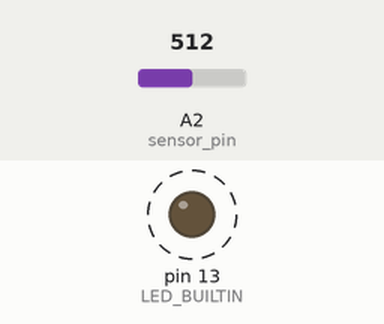
Bench run of a sketch on a simulated Arduino Uno, built with avr-gcc and run on an emulated ATmega328P. Shown: output pins drawn as LEDs (lit = HIGH). Dashed ring = blinking. The inputs (shaded band) are chosen by the test bench; at power-on: A2 (sensor_pin) = 512. What the sketch prints to the serial monitor is not drawn.

Above: at 0.98 s.
1.3 s: A2 (sensor_pin) set to 214
At 1.67 s:
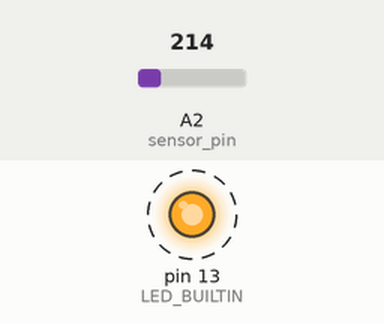
4.3 s: A2 (sensor_pin) set to 192
At 4.56 s:
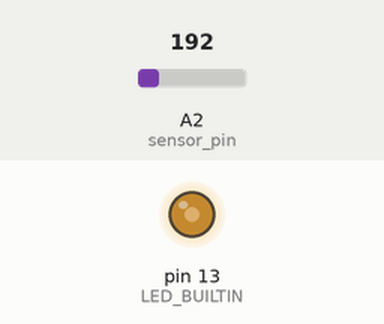
7.3 s: A2 (sensor_pin) set to 287
10.3 s: A2 (sensor_pin) set to 307
At 11.34 s:
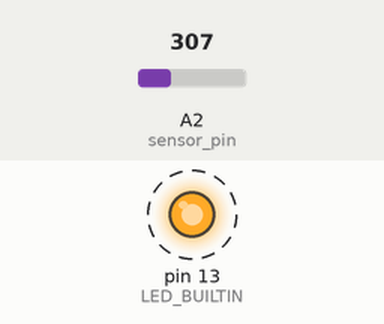
13.3 s: A2 (sensor_pin) set to 122
Timing chart, 0 to 17.3 s (numbered marks = the images above; inputs shaded):
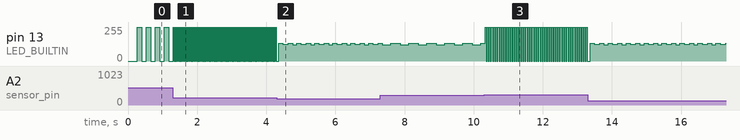

Measured:
- the behaviour switches between 200 and 199 on A2 (sensor_pin) (found by bisection; images 1 and 2)
- the behaviour switches between 299 and 300 on A2 (sensor_pin) (found by bisection; images 2 and 3)
- after the input at 1.3 s, pin 13 (LED_BUILTIN): alternates 255/255 for 0.01 s and 0/255 for 0.01 s, starting at once
- after the input at 10.3 s, pin 13 (LED_BUILTIN): alternates 255/255 for 0.03 s and 0/255 for 0.03 s, starting at once
- by itself, pin 13 (LED_BUILTIN): alternates 255/255 for 0.13 s and 0/255 for 0.13 s

The sketch:

sketch_sep21a_new_2.ino
```cpp
#define sensor_pin A2

long lastm = 0;
long interval = 0;
int status = 1;

void setup() {
  pinMode(LED_BUILTIN, OUTPUT);
  Serial.begin(9600);
}

void loop() {
  long currentm = millis();
  int val = analogRead(sensor_pin);
  Serial.println(val);
  interval = pow(val/100,3);
  if (currentm - lastm > interval){
    lastm = currentm;
    if (status == 1){
      status = 0;
      digitalWrite(LED_BUILTIN, LOW);
    }else{
      status = 1;
      digitalWrite(LED_BUILTIN, HIGH);
    }
  }
}
```
